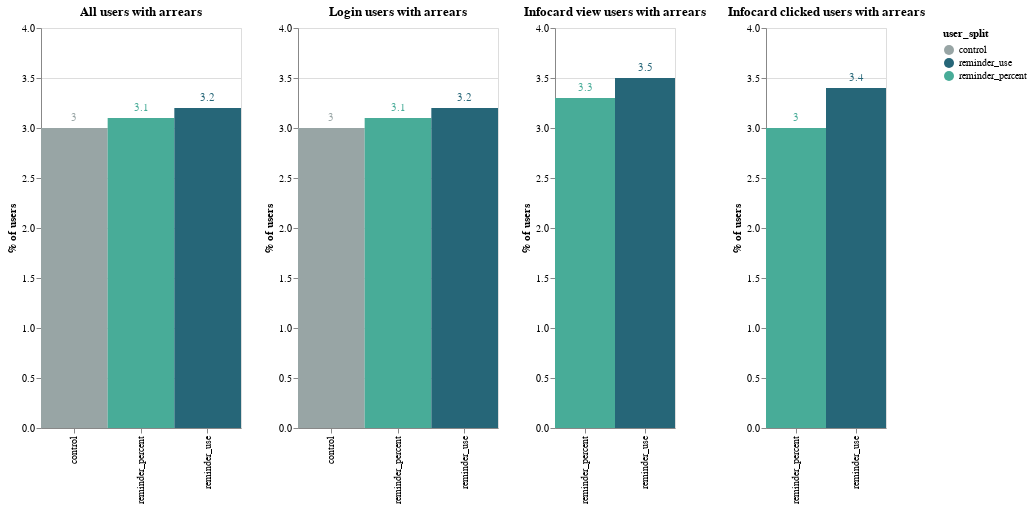

This figure's notebook cell:
### Code cell
# build chart
all_chart = (
    alt.Chart(
        fifty_perc_arrears_df[fifty_perc_arrears_df["arrears_type"] == "Has arrears"]
    )
    .mark_rect(size=60)
    .encode(
        x=alt.X("user_split:N", title=None),
        y=alt.Y("perc_all_users:Q", title="% of users", scale=alt.Scale(domain=(0, 4))),
        color=alt.Color(
            "user_split:N",
            scale=color_scale_2,
        ),
    )
    .properties(width=200, height=400, title="All users with arrears")
)

all_text = all_chart.mark_text(
    align="center",
    baseline="middle",
    # Nudges text to right so it doesn't appear on top of the bar
    dy=-10,
).encode(text="perc_all_users:Q")

login_chart = (
    alt.Chart(
        fifty_perc_arrears_df[fifty_perc_arrears_df["arrears_type"] == "Has arrears"]
    )
    .mark_rect(size=60)
    .encode(
        x=alt.X("user_split:N", title=None),
        y=alt.Y(
            "perc_login_users:Q", title="% of users", scale=alt.Scale(domain=(0, 4))
        ),
        color=alt.Color(
            "user_split:N",
            scale=color_scale_2,
        ),
    )
    .properties(width=200, height=400, title="Login users with arrears")
)

login_text = login_chart.mark_text(
    align="center",
    baseline="middle",
    # Nudges text to right so it doesn't appear on top of the bar
    dy=-10,
).encode(text="perc_login_users:Q")

infocard_view_chart = (
    alt.Chart(
        fifty_perc_arrears_df[fifty_perc_arrears_df["arrears_type"] == "Has arrears"]
    )
    .mark_rect(size=50)
    .encode(
        x=alt.X("user_split:N", title=None),
        y=alt.Y(
            "perc_infocard_view_users:Q",
            title="% of users",
            scale=alt.Scale(domain=(0, 4)),
        ),
        color=alt.Color(
            "user_split:N",
            scale=color_scale_2,
        ),
    )
    .properties(width=120, height=400, title="Infocard view users with arrears")
)

infocard_view_text = infocard_view_chart.mark_text(
    align="center",
    baseline="middle",
    # Nudges text to right so it doesn't appear on top of the bar
    dy=-10,
).encode(text="perc_infocard_view_users:Q")


infocard_clicked_chart = (
    alt.Chart(
        fifty_perc_arrears_df[fifty_perc_arrears_df["arrears_type"] == "Has arrears"]
    )
    .mark_rect(size=50)
    .encode(
        x=alt.X("user_split:N", title=None),
        y=alt.Y(
            "perc_infocard_click_users:Q",
            title="% of users",
            scale=alt.Scale(domain=(0, 4)),
        ),
        color=alt.Color(
            "user_split:N",
            scale=color_scale_2,
        ),
    )
    .properties(width=120, height=400, title="Infocard clicked users with arrears")
)

infocard_clicked_text = infocard_clicked_chart.mark_text(
    align="center",
    baseline="middle",
    # Nudges text to right so it doesn't appear on top of the bar
    dy=-10,
).encode(text="perc_infocard_click_users:Q")

all_chart + all_text | login_chart + login_text | infocard_view_chart + infocard_view_text | infocard_clicked_chart + infocard_clicked_text

### Figure 1 — Vega-Lite specification as saved in the notebook (floating-point values rounded to 4 significant figures)
{"config": {"view": {"continuousWidth": 400, "continuousHeight": 300}}, "hconcat": [{"layer": [{"mark": {"type": "rect", "size": 60}, "encoding": {"color": {"type": "nominal", "field": "user_split", "scale": {"domain": ["control", "reminder_use", "reminder_percent"], "range": ["#98A5A5", "#266678", "#48AC98"]}}, "x": {"type": "nominal", "field": "user_split", "title": null}, "y": {"type": "quantitative", "field": "perc_all_users", "scale": {"domain": [0, 4]}, "title": "% of users"}}, "height": 400, "title": "All users with arrears", "width": 200}, {"mark": {"type": "text", "align": "center", "baseline": "middle", "dy": -10}, "encoding": {"color": {"type": "nominal", "field": "user_split", "scale": {"domain": ["control", "reminder_use", "reminder_percent"], "range": ["#98A5A5", "#266678", "#48AC98"]}}, "text": {"type": "quantitative", "field": "perc_all_users"}, "x": {"type": "nominal", "field": "user_split", "title": null}, "y": {"type": "quantitative", "field": "perc_all_users", "scale": {"domain": [0, 4]}, "title": "% of users"}}, "height": 400, "title": "All users with arrears", "width": 200}], "data": {"name": "data-5af073adf396d2e6df50f7681cb25863"}}, {"layer": [{"mark": {"type": "rect", "size": 60}, "encoding": {"color": {"type": "nominal", "field": "user_split", "scale": {"domain": ["control", "reminder_use", "reminder_percent"], "range": ["#98A5A5", "#266678", "#48AC98"]}}, "x": {"type": "nominal", "field": "user_split", "title": null}, "y": {"type": "quantitative", "field": "perc_login_users", "scale": {"domain": [0, 4]}, "title": "% of users"}}, "height": 400, "title": "Login users with arrears", "width": 200}, {"mark": {"type": "text", "align": "center", "baseline": "middle", "dy": -10}, "encoding": {"color": {"type": "nominal", "field": "user_split", "scale": {"domain": ["control", "reminder_use", "reminder_percent"], "range": ["#98A5A5", "#266678", "#48AC98"]}}, "text": {"type": "quantitative", "field": "perc_login_users"}, "x": {"type": "nominal", "field": "user_split", "title": null}, "y": {"type": "quantitative", "field": "perc_login_users", "scale": {"domain": [0, 4]}, "title": "% of users"}}, "height": 400, "title": "Login users with arrears", "width": 200}], "data": {"name": "data-5af073adf396d2e6df50f7681cb25863"}}, {"layer": [{"mark": {"type": "rect", "size": 50}, "encoding": {"color": {"type": "nominal", "field": "user_split", "scale": {"domain": ["control", "reminder_use", "reminder_percent"], "range": ["#98A5A5", "#266678", "#48AC98"]}}, "x": {"type": "nominal", "field": "user_split", "title": null}, "y": {"type": "quantitative", "field": "perc_infocard_view_users", "scale": {"domain": [0, 4]}, "title": "% of users"}}, "height": 400, "title": "Infocard view users with arrears", "width": 120}, {"mark": {"type": "text", "align": "center", "baseline": "middle", "dy": -10}, "encoding": {"color": {"type": "nominal", "field": "user_split", "scale": {"domain": ["control", "reminder_use", "reminder_percent"], "range": ["#98A5A5", "#266678", "#48AC98"]}}, "text": {"type": "quantitative", "field": "perc_infocard_view_users"}, "x": {"type": "nominal", "field": "user_split", "title": null}, "y": {"type": "quantitative", "field": "perc_infocard_view_users", "scale": {"domain": [0, 4]}, "title": "% of users"}}, "height": 400, "title": "Infocard view users with arrears", "width": 120}], "data": {"name": "data-5af073adf396d2e6df50f7681cb25863"}}, {"layer": [{"mark": {"type": "rect", "size": 50}, "encoding": {"color": {"type": "nominal", "field": "user_split", "scale": {"domain": ["control", "reminder_use", "reminder_percent"], "range": ["#98A5A5", "#266678", "#48AC98"]}}, "x": {"type": "nominal", "field": "user_split", "title": null}, "y": {"type": "quantitative", "field": "perc_infocard_click_users", "scale": {"domain": [0, 4]}, "title": "% of users"}}, "height": 400, "title": "Infocard clicked users with arrears", "width": 120}, {"mark": {"type": "text", "align": "center", "baseline": "middle", "dy": -10}, "encoding": {"color": {"type": "nominal", "field": "user_split", "scale": {"domain": ["control", "reminder_use", "reminder_percent"], "range": ["#98A5A5", "#266678", "#48AC98"]}}, "text": {"type": "quantitative", "field": "perc_infocard_click_users"}, "x": {"type": "nominal", "field": "user_split", "title": null}, "y": {"type": "quantitative", "field": "perc_infocard_click_users", "scale": {"domain": [0, 4]}, "title": "% of users"}}, "height": 400, "title": "Infocard clicked users with arrears", "width": 120}], "data": {"name": "data-5af073adf396d2e6df50f7681cb25863"}}], "$schema": "https://vega.github.io/schema/vega-lite/v4.8.1.json", "datasets": {"data-5af073adf396d2e6df50f7681cb25863": [{"user_split": "control", "arrears_type": "Has arrears", "n_users": 1029, "login_users": 883, "infocard_view_users": 0, "infocard_clicked_users": 0, "perc_all_users": 3.0, "perc_login_users": 3.0, "perc_infocard_view_users": null, "perc_infocard_click_users": null}, {"user_split": "reminder_percent", "arrears_type": "Has arrears", "n_users": 513, "login_users": 462, "infocard_view_users": 435, "infocard_clicked_users": 69, "perc_all_users": 3.1, "perc_login_users": 3.1, "perc_infocard_view_users": 3.3, "perc_infocard_click_users": 3.0}, {"user_split": "reminder_use", "arrears_type": "Has arrears", "n_users": 545, "login_users": 472, "infocard_view_users": 454, "infocard_clicked_users": 82, "perc_all_users": 3.2, "perc_login_users": 3.2, "perc_infocard_view_users": 3.5, "perc_infocard_click_users": 3.4}]}}
